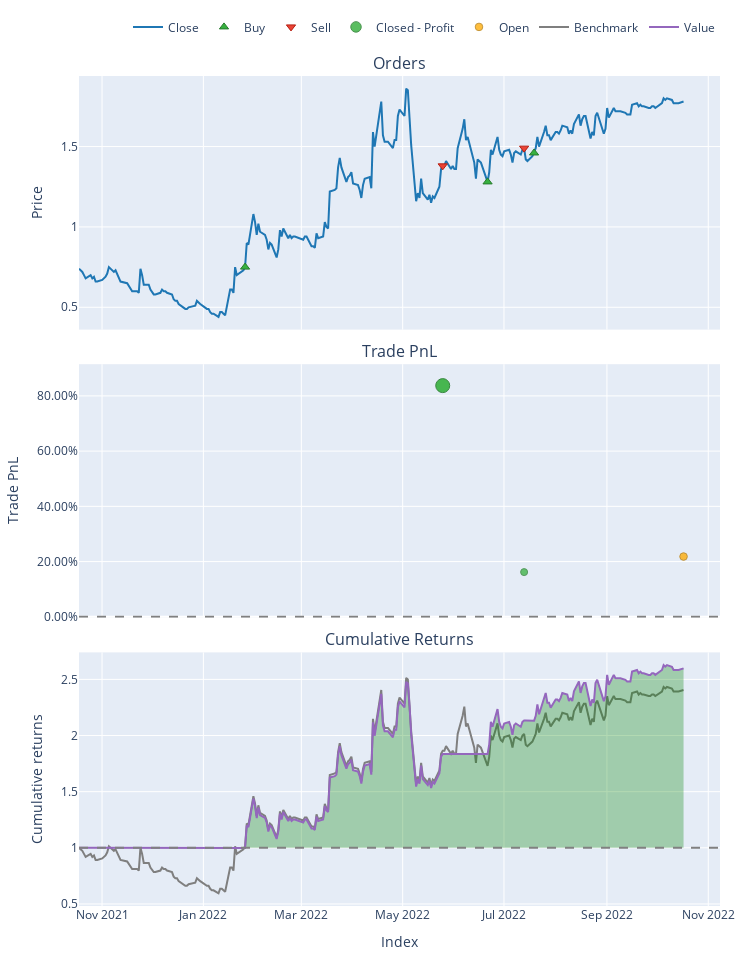

The cell this chart's notebook holds for it:
### Code cell
print(returns.max())
print(returns.idxmax()) 

print(pf[returns.idxmax()].stats())

pf[returns.idxmax()].plot().show()

### Figure 1 — Plotly figure (JSON) as saved in the notebook; plotly's stock layout.template omitted (floating-point values rounded to 4 significant figures; data arrays with more than 128 entries replaced by an {"elided": "..."} marker saying what was removed)
{"data": [{"legendgroup": "0", "line": {"color": "#1f77b4"}, "name": "Close", "showlegend": true, "type": "scatter", "uid": "34e447de-2c0f-4be1-be63-a8cec29798c8", "x": {"elided": "250 str values"}, "xaxis": "x", "y": {"elided": "250 float values"}, "yaxis": "y"}, {"customdata": [[127228, 133.2, 0.0999], [127230, 143.3, 0.1834], [127232, 146.0, 0.2131]], "hovertemplate": "Order Id: %{customdata[0]}<br>Timestamp: %{x}<br>Price: %{y}<br>Size: %{customdata[1]:.6f}<br>Fees: %{customdata[2]:.6f}", "legendgroup": "1", "marker": {"color": "#37B13F", "line": {"color": "rgb(38,123,44)", "width": 1}, "size": 8, "symbol": "triangle-up"}, "mode": "markers", "name": "Buy", "type": "scatter", "uid": "6f3357b2-78e8-42c2-9976-e8201bbc6f7f", "x": ["2022-01-26T03:00:00+00:00", "2022-06-21T03:00:00+00:00", "2022-07-19T03:00:00+00:00"], "xaxis": "x", "y": [0.75, 1.28, 1.46], "yaxis": "y"}, {"customdata": [[127229, 133.2, 0.1838], [127231, 143.3, 0.2135]], "hovertemplate": "Order Id: %{customdata[0]}<br>Timestamp: %{x}<br>Price: %{y}<br>Size: %{customdata[1]:.6f}<br>Fees: %{customdata[2]:.6f}", "legendgroup": "2", "marker": {"color": "#EA4335", "line": {"color": "rgb(181,31,18)", "width": 1}, "size": 8, "symbol": "triangle-down"}, "mode": "markers", "name": "Sell", "type": "scatter", "uid": "d564d99c-f49f-4eed-b29d-f4147f36ec93", "x": ["2022-05-25T03:00:00+00:00", "2022-07-13T03:00:00+00:00"], "xaxis": "x", "y": [1.38, 1.49], "yaxis": "y"}, {"customdata": [[0, 0, 83.63, 0.8372], [1, 1, 29.7, 0.1619]], "hovertemplate": "Exit Trade Id: %{customdata[0]}<br>Position Id: %{customdata[1]}<br>Exit Timestamp: %{x}<br>PnL: %{customdata[2]:.6f}<br>Return: %{customdata[3]:.2%}", "legendgroup": "3", "marker": {"color": "#37B13F", "line": {"color": "rgb(38,123,44)", "width": 1}, "opacity": [0.9, 0.75], "size": [14, 7], "symbol": "circle"}, "mode": "markers", "name": "Closed - Profit", "type": "scatter", "uid": "18d0862d-6946-4aaf-b8a8-dd185ea8c414", "x": ["2022-05-25T03:00:00+00:00", "2022-07-13T03:00:00+00:00"], "xaxis": "x2", "y": [0.8372, 0.1619], "yaxis": "y2"}, {"customdata": [[2, 2, 46.5, 0.2182]], "hovertemplate": "Exit Trade Id: %{customdata[0]}<br>Position Id: %{customdata[1]}<br>Exit Timestamp: %{x}<br>PnL: %{customdata[2]:.6f}<br>Return: %{customdata[3]:.2%}", "legendgroup": "4", "marker": {"color": "#FFAA00", "line": {"color": "rgb(178,118,0)", "width": 1}, "opacity": [0.7625], "size": [7.583], "symbol": "circle"}, "mode": "markers", "name": "Open", "type": "scatter", "uid": "837f4197-c27c-4546-a5fd-ffdc73521414", "x": ["2022-10-17T03:00:00+00:00"], "xaxis": "x2", "y": [0.2182], "yaxis": "y2"}, {"legendgroup": "5", "line": {"color": "#7f7f7f"}, "name": "Benchmark", "showlegend": true, "type": "scatter", "uid": "e4666b37-5d33-4089-b351-70c050bdb146", "x": {"elided": "250 str values"}, "xaxis": "x3", "y": {"elided": "250 float values"}, "yaxis": "y3"}, {"hoverinfo": "skip", "legendgroup": "6", "line": {"color": "rgba(0, 0, 0, 0)", "width": 0}, "opacity": 0, "showlegend": false, "type": "scatter", "uid": "987c982b-ac23-4ad7-b7fa-e2a9b15ce3bd", "x": {"elided": "250 str values"}, "xaxis": "x3", "y": {"elided": "250 int values"}, "yaxis": "y3"}, {"connectgaps": false, "fill": "tonexty", "fillcolor": "rgba(0, 128, 0, 0.3)", "hoverinfo": "skip", "legendgroup": "6", "line": {"color": "rgba(0, 0, 0, 0)", "width": 0}, "opacity": 0, "showlegend": false, "type": "scatter", "uid": "54dbb058-8a2a-451e-80f3-4abdbd023373", "x": {"elided": "250 str values"}, "xaxis": "x3", "y": {"elided": "250 float values"}, "yaxis": "y3"}, {"hoverinfo": "skip", "legendgroup": "6", "line": {"color": "rgba(0, 0, 0, 0)", "width": 0}, "opacity": 0, "showlegend": false, "type": "scatter", "uid": "fa4d1236-98e0-4d33-a012-23345a8ab64b", "x": {"elided": "250 str values"}, "xaxis": "x3", "y": {"elided": "250 int values"}, "yaxis": "y3"}, {"connectgaps": false, "fill": "tonexty", "fillcolor": "rgba(255, 0, 0, 0.3)", "hoverinfo": "skip", "legendgroup": "6", "line": {"color": "rgba(0, 0, 0, 0)", "width": 0}, "opacity": 0, "showlegend": false, "type": "scatter", "uid": "851bb4fe-b97b-4786-b5ff-995aca708374", "x": {"elided": "250 str values"}, "xaxis": "x3", "y": {"elided": "250 float values"}, "yaxis": "y3"}, {"legendgroup": "7", "line": {"color": "#9467bd"}, "name": "Value", "showlegend": true, "type": "scatter", "uid": "f7072da4-125b-402a-bfc2-4fb504601b9a", "x": {"elided": "250 str values"}, "xaxis": "x3", "y": {"elided": "250 float values"}, "yaxis": "y3"}, {"hoverinfo": "skip", "legendgroup": "6", "line": {"color": "rgba(0, 0, 0, 0)", "width": 0}, "opacity": 0, "showlegend": false, "type": "scatter", "uid": "f4878a38-8834-41a8-a04e-8b3585975f46", "x": {"elided": "250 str values"}, "xaxis": "x3", "y": {"elided": "250 int values"}, "yaxis": "y3"}], "layout": {"annotations": [{"font": {"size": 16}, "showarrow": false, "text": "Orders", "x": 0.5, "xanchor": "center", "xref": "paper", "y": 1, "yanchor": "bottom", "yref": "paper"}, {"font": {"size": 16}, "showarrow": false, "text": "Trade PnL", "x": 0.5, "xanchor": "center", "xref": "paper", "y": 0.6528, "yanchor": "bottom", "yref": "paper"}, {"font": {"size": 16}, "showarrow": false, "text": "Cumulative Returns", "x": 0.5, "xanchor": "center", "xref": "paper", "y": 0.3056, "yanchor": "bottom", "yref": "paper"}], "height": 960, "legend": {"orientation": "h", "traceorder": "normal", "x": 1, "xanchor": "right", "y": 1.042, "yanchor": "bottom"}, "margin": {"b": 30, "l": 30, "r": 30, "t": 30}, "shapes": [{"line": {"color": "gray", "dash": "dash"}, "type": "line", "x0": 0, "x1": 1, "xref": "paper", "y0": 0, "y1": 0, "yref": "y2"}, {"line": {"color": "gray", "dash": "dash"}, "type": "line", "x0": 0, "x1": 1, "xref": "paper", "y0": 1, "y1": 1, "yref": "y3"}], "showlegend": true, "width": 750, "xaxis": {"anchor": "y", "domain": [0, 1], "matches": "x3", "showticklabels": false}, "xaxis2": {"anchor": "y2", "domain": [0, 1], "matches": "x3", "showticklabels": false}, "xaxis3": {"anchor": "y3", "domain": [0, 1], "title": {"text": "Index"}}, "yaxis": {"anchor": "x", "domain": [0.6944, 1], "title": {"text": "Price"}}, "yaxis2": {"anchor": "x2", "domain": [0.3472, 0.6528], "tickformat": ".2%", "title": {"text": "Trade PnL"}}, "yaxis3": {"anchor": "x3", "domain": [0, 0.3056], "title": {"text": "Cumulative returns"}}}}
